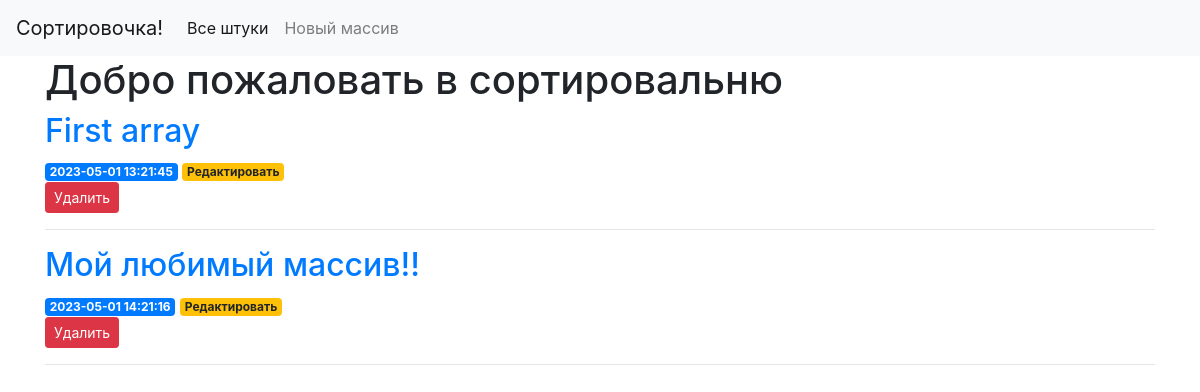
Before: / with the older database file.
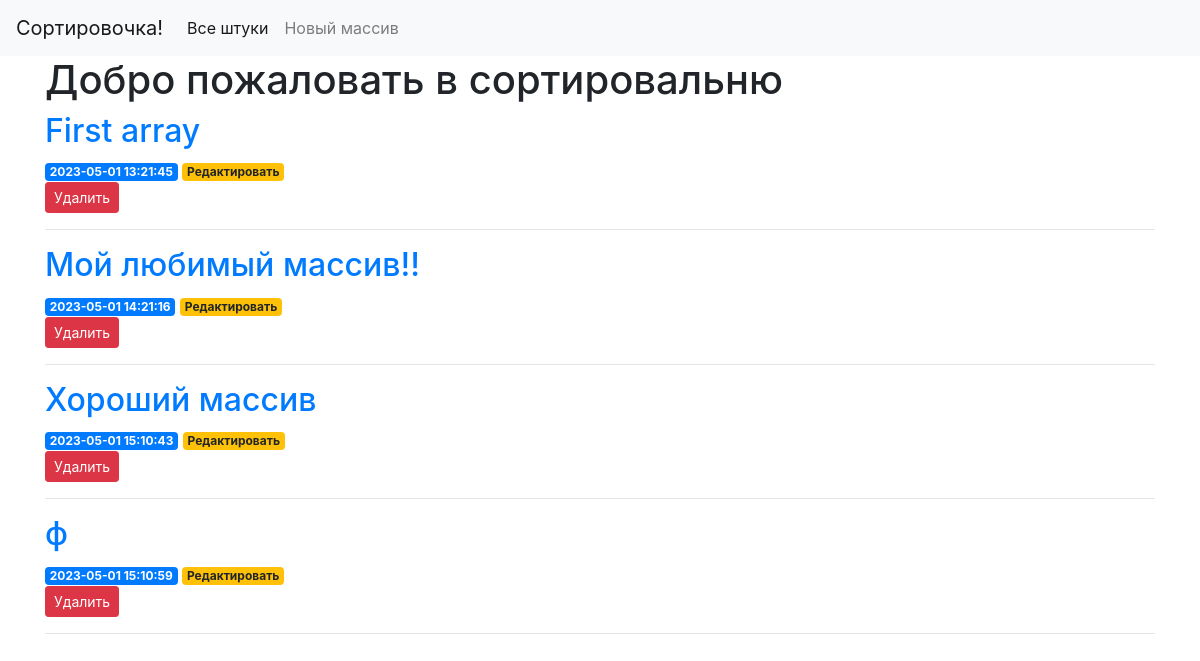
After: the same page with the newer database file.
### tables this page shows
CREATE TABLE arrays (
    id INTEGER PRIMARY KEY AUTOINCREMENT,
    created TIMESTAMP NOT NULL DEFAULT CURRENT_TIMESTAMP,
    title TEXT NOT NULL,
    content TEXT NOT NULL
);

### search/api/app.py (the view)
@app.route('/')
def index():
    conn = get_db_connection()
    arrays = conn.execute('SELECT * FROM arrays').fetchall()
    conn.close()
    return render_template('index.html', arrays=arrays)

### search/api/app.py (called while the page is built)
def get_db_connection():
    conn = sqlite3.connect('database.db')
    conn.row_factory = sqlite3.Row
    return conn

### search/api/templates/index.html
{% extends 'base.html' %}
{% block content %}
    <h1>{% block title %} Добро пожаловать в сортировальню {% endblock %}</h1>
    {% for array in arrays %}
        <a href="{{ url_for('array', array_id=array['id']) }}">
            <h2>{{ array['title'] }}</h2>
        </a>
        <span class="badge badge-primary">{{ array['created'] }}</span>
        <a href="{{ url_for('edit', id=array['id']) }}">
            <span class="badge badge-warning">Редактировать</span>
        </a>
        <form action="{{ url_for('delete', id=array['id']) }}" method="POST">
            <input type="submit" value="Удалить"
                    class="btn btn-danger btn-sm"
                    onclick="return confirm('Ты действительно хочешь удалить этот великолепный массив?')">
        </form>
        <hr>
    {% endfor %}
{% endblock %}

### search/api/templates/base.html (shortened to what this page needs)
<!doctype html>
<html lang="en">
<head>
    <link rel="stylesheet" href="https://stackpath.bootstrapcdn.com/bootstrap/4.3.1/css/bootstrap.min.css"
>
</head>
<body>
    <nav class="navbar navbar-expand-md navbar-light bg-light">
        <a class="navbar-brand" href="{{ url_for('index')}}">Сортировочка!</a>
        <div class="collapse navbar-collapse" id="navbarNav">
            <ul class="navbar-nav">
                <li class="nav-item active">
                    <a class="nav-link" href="#">Все штуки</a>
                </li>
                <li class="nav-item">
                    <a class="nav-link" href="{{url_for('create')}}">Новый массив</a>
                </li>
            </ul>
        </div>
    </nav>
    <div class="container">
        {% block content %} {% endblock %}
    </div>
</body>
</html>

Changed rows visible on the page:
added arrays: title "Хороший массив", created "2023-05-01 15:10:43"
added arrays: title "ф", created "2023-05-01 15:10:59"
